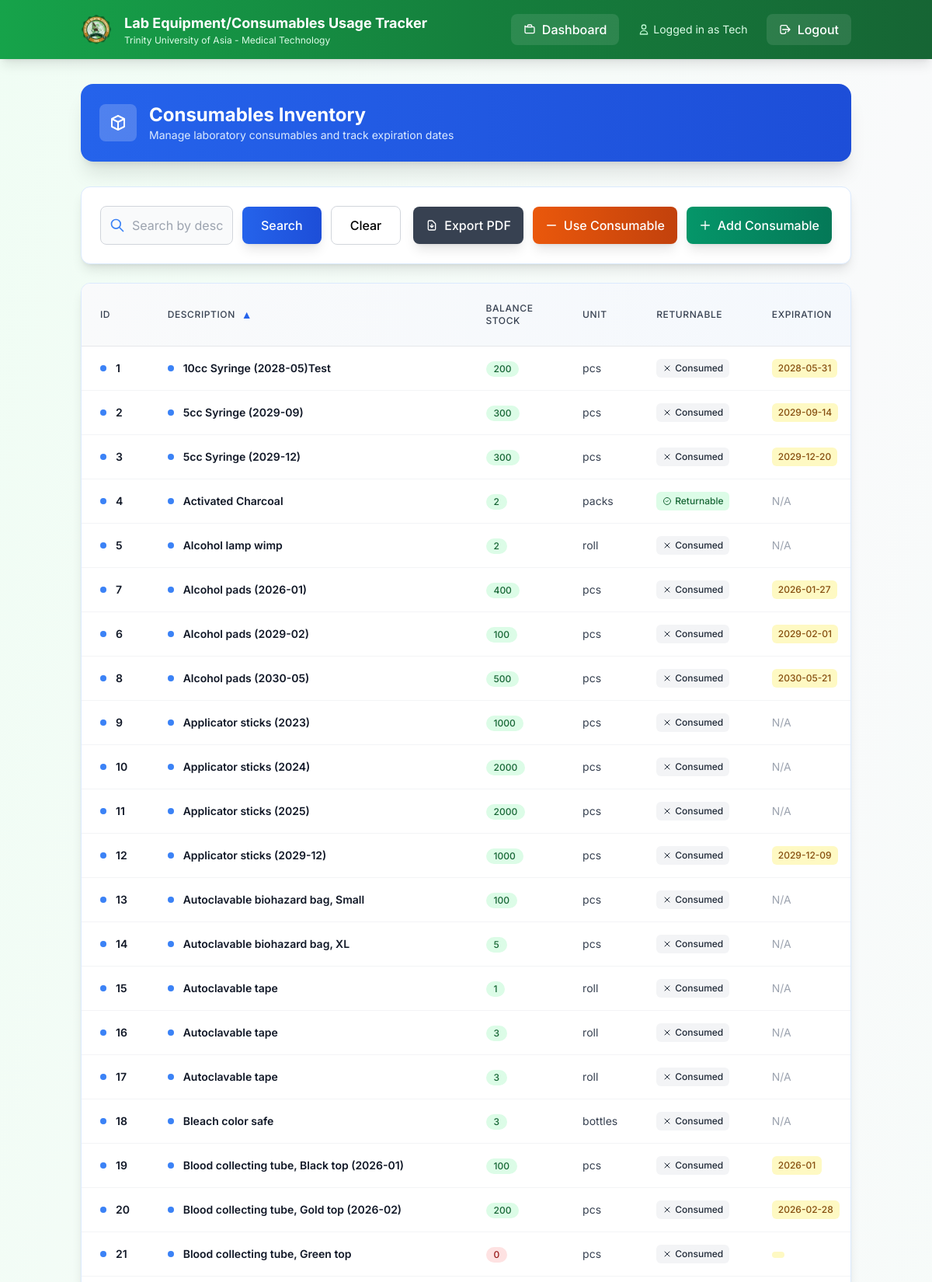
/consumables (signed in, upper part), run on the app's committed database.
### models.py (models this page shows)
class Consumable(db.Model):
    id = db.Column(db.Integer, primary_key=True)
    balance_stock = db.Column(db.Integer)
    unit = db.Column(db.String(50))
    description = db.Column(db.String(200))
    expiration = db.Column(db.String(20))
    lot_number = db.Column(db.String(50))
    date_received = db.Column(db.String(20))
    items_out = db.Column(db.Integer)
    items_on_stock = db.Column(db.Integer)
    previous_month_stock = db.Column(db.Integer)
    units_consumed = db.Column(db.Integer)
    units_expired = db.Column(db.Integer)
    is_returnable = db.Column(db.Boolean, default=False, nullable=False)

### app.py (the view, shortened to what this page needs)
@app.route('/consumables')
def consumables():
    if 'user_id' not in session:
        return redirect(url_for('login'))
    q = request.args.get('q', '').strip()
    sort = request.args.get('sort', 'description')
    direction = request.args.get('dir', 'asc').lower()
    direction = 'desc' if direction == 'desc' else 'asc'
    sortable_fields = {
        'description', 'balance_stock', 'unit', 'expiration', 'lot_number',
        'date_received', 'items_out', 'items_on_stock', 'previous_month_stock',
        'units_consumed', 'units_expired', 'is_returnable'
    }
    if sort not in sortable_fields:
        sort = 'description'
    query = Consumable.query
    sort_col = getattr(Consumable, sort)
    if direction == 'desc':
        query = query.order_by(sort_col.desc())
    else:
        query = query.order_by(sort_col.asc())
    items = query.all()
    return render_template('consumables.html', items=items, q=q, sort=sort, dir=direction)

### templates/consumables.html (shortened to what this page needs)
{% extends "base.html" %}
{% block content %}
<div class="bg-gradient-to-r from-blue-600 to-blue-700 rounded-2xl shadow-xl text-white p-6 mb-8 medical-shadow-lg">
  <div class="flex items-center justify-between flex-wrap gap-4">
    <div class="flex items-center space-x-4">
      <div class="h-12 w-12 bg-white bg-opacity-20 rounded-lg flex items-center justify-center">
        <svg class="h-6 w-6 text-white" fill="none" stroke="currentColor" viewBox="0 0 24 24">
          <path stroke-linecap="round" stroke-linejoin="round" stroke-width="2" d="M20 7l-8-4-8 4m16 0l-8 4m8-4v10l-8 4m0-10L4 7m8 4v10M4 7v10l8 4"/>
        </svg>
      </div>
      <div>
        <h1 class="text-2xl font-bold">Consumables Inventory</h1>
        <p class="text-blue-100 text-sm">Manage laboratory consumables and track expiration dates</p>
      </div>
    </div>
  </div>
</div>
<div class="bg-white rounded-xl shadow-lg border border-blue-100 p-6 mb-6 medical-shadow">
  <div class="flex flex-col lg:flex-row lg:items-center lg:justify-between gap-4">
    <div class="flex-1 max-w-2xl">
      <form method="GET" action="{{ url_for('consumables') }}" class="flex items-center gap-3">
        <div class="relative flex-1">
          <div class="absolute inset-y-0 left-0 pl-3 flex items-center pointer-events-none">
          </div>
          <input
            type="text"
            name="q"
            value="{{ q|default('') }}"
            placeholder="Search by description, unit, lot #, expiration, etc."
            class="block w-full pl-10 pr-3 py-3 border border-gray-300 rounded-lg focus:outline-none focus:ring-2 focus:ring-blue-500 focus:border-blue-500 transition duration-200 bg-gray-50 focus:bg-white"
            aria-label="Search consumables"
          />
        </div>
        <button type="submit" class="bg-gradient-to-r from-blue-600 to-blue-700 text-white px-6 py-3 rounded-lg hover:from-blue-700 hover:to-blue-800 font-medium transition duration-200 shadow-lg hover:shadow-xl">
          Search
        </button>
        <a href="{{ url_for('consumables') }}" class="px-6 py-3 rounded-lg border border-gray-300 hover:bg-gray-50 font-medium transition duration-200">
          Clear
        </a>
      </form>
    </div>
    <div class="flex items-center gap-3">
      <a href="{{ url_for('export_consumables_pdf', q=q, sort=sort, dir=dir) }}"
         class="group flex items-center space-x-2 bg-gray-700 text-white px-4 py-3 rounded-lg hover:bg-gray-800 font-medium transition duration-200 shadow-lg"
         title="Export current view to PDF">
        <svg class="h-4 w-4" fill="none" stroke="currentColor" viewBox="0 0 24 24">
          <path stroke-linecap="round" stroke-linejoin="round" stroke-width="2" d="M12 10v6m0 0l-3-3m3 3l3-3m2 8H7a2 2 0 01-2-2V5a2 2 0 012-2h5.586a1 1 0 01.707.293l5.414 5.414a1 1 0 01.293.707V19a2 2 0 01-2 2z"/>
        </svg>
        <span>Export PDF</span>
      </a>
      {% if session.role == 'tech' %}
      <a href="/use_consumable" class="group flex items-center space-x-2 bg-gradient-to-r from-orange-600 to-orange-700 text-white px-4 py-3 rounded-lg hover:from-orange-700 hover:to-orange-800 font-medium transition duration-200 shadow-lg">
        <svg class="h-4 w-4" fill="none" stroke="currentColor" viewBox="0 0 24 24">
          <path stroke-linecap="round" stroke-linejoin="round" stroke-width="2" d="M20 12H4"/>
        </svg>
        <span>Use Consumable</span>
      </a>
      {% endif %}
      {% if session.role in ['admin', 'tech'] %}
      <a href="{{ url_for('add_consumable') }}" class="group flex items-center space-x-2 bg-gradient-to-r from-emerald-600 to-emerald-700 text-white px-4 py-3 rounded-lg hover:from-emerald-700 hover:to-emerald-800 font-medium transition duration-200 shadow-lg">
        <svg class="h-4 w-4" fill="none" stroke="currentColor" viewBox="0 0 24 24">
          <path stroke-linecap="round" stroke-linejoin="round" stroke-width="2" d="M12 4v16m8-8H4"/>
        </svg>
        <span>Add Consumable</span>
      </a>
      {% endif %}
    </div>
  </div>
</div>
<div class="bg-white rounded-xl shadow-lg border border-blue-100 overflow-hidden medical-shadow">
  <div class="overflow-x-auto">
    <table class="min-w-full divide-y divide-gray-200">
      <thead class="bg-gradient-to-r from-gray-50 to-blue-50">
        <tr>
          {% set _sort = sort|default('description') %}
          {% set _dir = dir|default('asc') %}
          {% macro sort_link(label, field) -%}
            {%- set is_sorted = (_sort == field) -%}
            {%- set next_dir = 'desc' if is_sorted and _dir == 'asc' else 'asc' -%}
            <a
              href="{{ url_for('consumables', sort=field, dir=next_dir, q=q) }}"
              class="group inline-flex items-center gap-2 text-gray-700 hover:text-blue-700 font-medium transition-colors"
            >
              <span>{{ label }}</span>
              {%- if is_sorted -%}
                <span class="text-blue-600 text-sm">{{ '▲' if _dir == 'asc' else '▼' }}</span>
              {%- else -%}
                <span class="text-gray-400 group-hover:text-blue-500 text-sm opacity-0 group-hover:opacity-100 transition-opacity">↕</span>
              {%- endif -%}
            </a>
          {%- endmacro %}
          <th class="px-6 py-4 text-left text-xs font-semibold text-gray-600 uppercase tracking-wider">
            {{ sort_link('ID', 'id') }}
          </th>
          <th class="px-6 py-4 text-left text-xs font-semibold text-gray-600 uppercase tracking-wider">
            {{ sort_link('Description', 'description') }}
          </th>
          <th class="px-6 py-4 text-left text-xs font-semibold text-gray-600 uppercase tracking-wider">
            {{ sort_link('Balance Stock', 'balance_stock') }}
          </th>
          <th class="px-6 py-4 text-left text-xs font-semibold text-gray-600 uppercase tracking-wider">
            {{ sort_link('Unit', 'unit') }}
          </th>
          <th class="px-6 py-4 text-left text-xs font-semibold text-gray-600 uppercase tracking-wider">
            {{ sort_link('Returnable', 'is_returnable') }}
          </th>
          <th class="px-6 py-4 text-left text-xs font-semibold text-gray-600 uppercase tracking-wider">
            {{ sort_link('Expiration', 'expiration') }}
          </th>
        </tr>
      </thead>
      <tbody class="bg-white divide-y divide-gray-100">
        {% for item in items %}
        <tr class="hover:bg-blue-50 transition-colors duration-150">
          <td class="px-6 py-4 whitespace-nowrap">
            <div class="flex items-center">
              <div class="h-2 w-2 bg-blue-500 rounded-full mr-3"></div>
              <span class="text-sm font-semibold text-gray-900">{{ item.id }}</span>
            </div>
          </td>
          <td class="px-6 py-4 whitespace-nowrap">
            <div class="flex items-center">
              <div class="h-2 w-2 bg-blue-500 rounded-full mr-3"></div>
              <span class="text-sm font-semibold text-gray-900">{{ item.description }}</span>
            </div>
          </td>
          <td class="px-6 py-4 whitespace-nowrap text-sm text-gray-700">
            <span class="inline-flex items-center px-2.5 py-0.5 rounded-full text-xs font-medium {% if item.balance_stock > 0 %}bg-green-100 text-green-800{% else %}bg-red-100 text-red-800{% endif %}">
              {{ item.balance_stock }}
            </span>
          </td>
          <td class="px-6 py-4 whitespace-nowrap text-sm text-gray-700">{{ item.unit }}</td>
          <td class="px-6 py-4 whitespace-nowrap text-sm text-gray-700">
            {% if item.is_returnable %}
              <span class="inline-flex items-center px-2 py-1 rounded-md text-xs font-medium bg-green-100 text-green-800">
                <svg class="h-3 w-3 mr-1" fill="none" stroke="currentColor" viewBox="0 0 24 24">
                  <path stroke-linecap="round" stroke-linejoin="round" stroke-width="2" d="M9 12l2 2 4-4m6 2a9 9 0 11-18 0 9 9 0 0118 0z"/>
                </svg>
                Returnable
              </span>
            {% else %}
              <span class="inline-flex items-center px-2 py-1 rounded-md text-xs font-medium bg-gray-100 text-gray-800">
                <svg class="h-3 w-3 mr-1" fill="none" stroke="currentColor" viewBox="0 0 24 24">
                  <path stroke-linecap="round" stroke-linejoin="round" stroke-width="2" d="M6 18L18 6M6 6l12 12"/>
                </svg>
                Consumed
              </span>
            {% endif %}
          </td>
          <td class="px-6 py-4 whitespace-nowrap text-sm text-gray-700">
            {% if item.expiration != 'N/A' %}
              <span class="inline-flex items-center px-2 py-1 rounded-md text-xs font-medium bg-yellow-100 text-yellow-800">
                {{ item.expiration }}
              </span>
            {% else %}
              <span class="text-gray-400">{{ item.expiration }}</span>
            {% endif %}
          </td>
        </tr>
        {% endfor %}
      </tbody>
    </table>
  </div>
</div>
{% endblock %}

### templates/base.html (style rules this page uses)
body { font-family: 'Inter', sans-serif; }
* { transition: all 0.2s ease-in-out; }
.medical-shadow { box-shadow: 0 4px 6px -1px rgba(16, 185, 129, 0.1), 0 2px 4px -1px rgba(16, 185, 129, 0.06); }
.medical-shadow-lg { box-shadow: 0 10px 15px -3px rgba(16, 185, 129, 0.1), 0 4px 6px -2px rgba(16, 185, 129, 0.05); }

### data on the page
Consumable: id "1", description "10cc Syringe (2028-05)Test", balance_stock "200", unit "pcs", is_returnable False (drawn), expiration "2028-05-31"
Consumable: id "2", description "5cc Syringe (2029-09)", balance_stock "300", unit "pcs", is_returnable False (drawn), expiration "2029-09-14"
Consumable: id "3", description "5cc Syringe (2029-12)", balance_stock "300", unit "pcs", is_returnable False (drawn), expiration "2029-12-20"
Consumable: id "4", description "Activated Charcoal", balance_stock "2", unit "packs", is_returnable True (drawn), expiration "N/A"
Consumable: id "5", description "Alcohol lamp wimp", balance_stock "2", unit "roll", is_returnable False (drawn), expiration "N/A"
Consumable: id "7", description "Alcohol pads (2026-01)", balance_stock "400", unit "pcs", is_returnable False (drawn), expiration "2026-01-27"
Consumable: id "6", description "Alcohol pads (2029-02)", balance_stock "100", unit "pcs", is_returnable False (drawn), expiration "2029-02-01"
Consumable: id "8", description "Alcohol pads (2030-05)", balance_stock "500", unit "pcs", is_returnable False (drawn), expiration "2030-05-21"
Consumable: id "9", description "Applicator sticks (2023)", balance_stock "1000", unit "pcs", is_returnable False (drawn), expiration "N/A"
Consumable: id "10", description "Applicator sticks (2024)", balance_stock "2000", unit "pcs", is_returnable False (drawn), expiration "N/A"
Consumable: id "11", description "Applicator sticks (2025)", balance_stock "2000", unit "pcs", is_returnable False (drawn), expiration "N/A"
Consumable: id "12", description "Applicator sticks (2029-12)", balance_stock "1000", unit "pcs", is_returnable False (drawn), expiration "2029-12-09"
Consumable: id "13", description "Autoclavable biohazard bag, Small", balance_stock "100", unit "pcs", is_returnable False (drawn), expiration "N/A"
Consumable: id "14", description "Autoclavable biohazard bag, XL", balance_stock "5", unit "pcs", is_returnable False (drawn), expiration "N/A"
Consumable: id "15", description "Autoclavable tape", balance_stock "1", unit "roll", is_returnable False (drawn), expiration "N/A"
Consumable: id "16", description "Autoclavable tape", balance_stock "3", unit "roll", is_returnable False (drawn), expiration "N/A"
Consumable: id "17", description "Autoclavable tape", balance_stock "3", unit "roll", is_returnable False (drawn), expiration "N/A"
Consumable: id "18", description "Bleach color safe", balance_stock "3", unit "bottles", is_returnable False (drawn), expiration "N/A"
Consumable: id "19", description "Blood collecting tube, Black top (2026-01)", balance_stock "100", unit "pcs", is_returnable False (drawn), expiration "2026-01"
Consumable: id "20", description "Blood collecting tube, Gold top (2026-02)", balance_stock "200", unit "pcs", is_returnable False (drawn), expiration "2026-02-28"
Consumable: id "21", description "Blood collecting tube, Green top", balance_stock "0", unit "pcs", is_returnable False (drawn)

### other printed values
{{ session.get('role', 'User').title() }} "Tech"
{{ label }} "ID DESCRIPTION BALANCE STOCK UNIT RETURNABLE EXPIRATION"
{{ '▲' if _dir == 'asc' else '▼' }} "▲"
